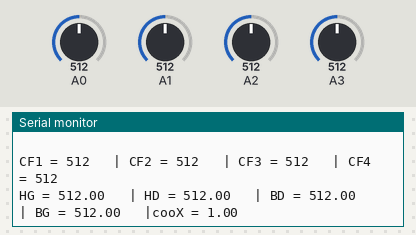
A sketch run on a simulated Arduino Uno, built with avr-gcc and run on an emulated ATmega328P. Shown: the last lines printed to the serial monitor. The inputs (shaded band) are chosen by the test bench; at power-on: A1 = 512, A0 = 512, A2 = 512, A3 = 512.

Above: at 8.7 s.
8.8 s: A1 set to 108
At 10.2 s:
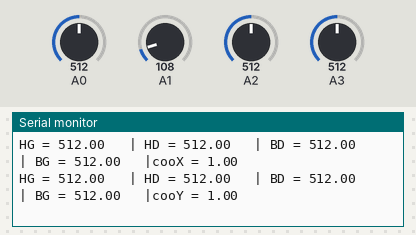
15.0 s: A1 set to 92
At 16.1 s:
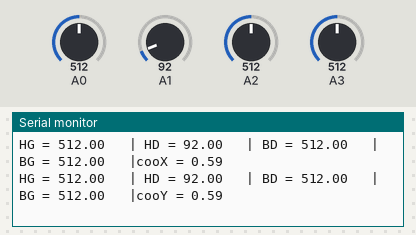
Timing chart, 0 to 17.5 s (numbered marks = the images above; inputs shaded):
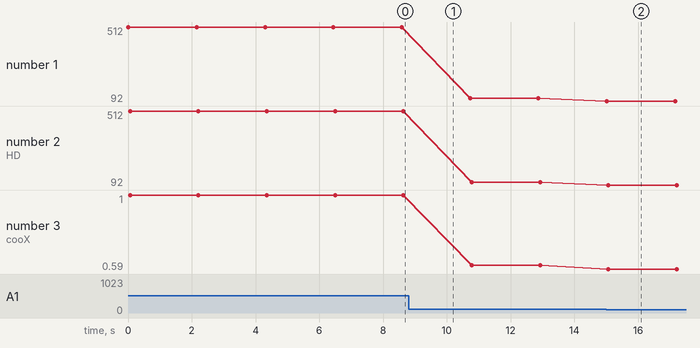

Measured:
- after the input at 15.0 s, the serial monitor: prints a new line at once (image 2)
- plotted number 1: 512 → 108 after the input at 8.8 s, 108 → 92 after the input at 15.0 s
- plotted number 2: 512 → 108 after the input at 8.8 s, 108 → 92 after the input at 15.0 s
- plotted number 3: 1 → 0.61 after the input at 8.8 s, 0.61 → 0.59 after the input at 15.0 s

The sketch:

Arduino_Uno_v2.ino
```cpp
/* Programme principal de l'arduino dans X-STARS-BALL
 * --------------------------------------------------
 * V 1
 * 21-04-2024
 * Par Cloé et Luc
 * --------------------------------------------------
 * V 1 - TERMINÉE
 *  - Établi une connection bluetooth
 * --------------------------------------------------
 * V 2 - En cours
 *  -
 */


#include "bluetooth.h"

//--------- Variables

void setup() {
  Serial.begin(9600);
  initBluetooth();
  debug("Init finie");
}

void loop() {
  capteursAZero();
  mesureCF();
  Bluetooth.print(getCooX());
  Bluetooth.print('/');
  Bluetooth.print(getCooY());
  Bluetooth.print('//');

  if(DEBUGBLUETOOTH){
    Serial.print(getCooX());
    Serial.print('/');
    Serial.print(getCooY());
    Serial.print("\n");
  }
  delay(2000);
}
```

bluetooth.h
```cpp
/**************************************************
 * Programme aspect BLUETOOTH
 **************************************************
 * NOM : HC-05
 * PINCODE : 1234
 *
 */

#include <SoftwareSerial.h>
#include "capteur.h"

SoftwareSerial Bluetooth(4,5);   //Port D4

void initBluetooth(){
  Bluetooth.begin(9600);
  pinMode(4, INPUT);
  pinMode(5, OUTPUT);
  debugBluetooth("Bluetooth configuré");
}
```

capteur.h
```cpp
/**************************************************
 * Programme aspect CAPTEURS
 **************************************************
 *  --------------------------
 * |CF1                    CF2|
 * |                          |
 * |                          |
 * |                          |
 * |CF4                    CF3|
 *  --------------------------
**************************************************/

#include "debug.h"

//--------- Définition des capteurs
typedef struct{
  int broche;
  int maxi;
  int mesure;
} CF;

CF CF1 = {A0, 0, 0};
CF CF2 = {A1, 0, 0};
CF CF3 = {A2, 0, 0};
CF CF4 = {A3, 0, 0};


//--------- Variables
float HG;            //Proportion force CF1 (Haut Gauche)
float HD;            //Proportion force CF2 (Haut Droite)
float BD;            //Proportion force CF3 (Bas Droite)
float BG;            //Proportion force CF4 (Bas Gauche)
float cooX;          //Coordonnées en X à un instant
float cooY;          //Coordonnées en Y à un instant

//--------- Fonctions
void capteursAZero(){
  CF1.maxi   = CF2.maxi   = CF3.maxi   = CF4.maxi   = 0;
  CF1.mesure = CF2.mesure = CF3.mesure = CF4.mesure = 0;
}

void mesureCF(){
  while((analogRead(CF1.broche) == 0)&&(analogRead(CF2.broche) == 0)&&(analogRead(CF3.broche) == 0)&&(analogRead(CF4.broche) == 0)){
  delay(100);
  }
    CF1.mesure = analogRead(CF1.broche);
    if(CF1.mesure > CF1.maxi){
      CF1.maxi = CF1.mesure;
    }

    debugCap("CF1 = " + String(CF1.maxi) + "\t |");

    CF2.mesure = analogRead(CF2.broche);
    if(CF2.mesure > CF2.maxi){
      CF2.maxi = CF2.mesure;
    }

    debugCap(" CF2 = " + String(CF2.maxi) + "\t |");

    CF3.mesure = analogRead(CF3.broche);
    if(CF3.mesure > CF3.maxi){
      CF3.maxi = CF3.mesure;
    }

    debugCap(" CF3 = " + String(CF3.maxi) + "\t |");

    CF4.mesure = analogRead(CF4.broche);
    if(CF4.mesure > CF4.maxi){
      CF4.maxi = CF4.mesure;
    }

    debugCap(" CF4 = " + String(CF4.maxi) + "\n");


}

float getCooX(){
  HG = CF1.maxi;
  debugCap("HG = " + String(HG) + "\t |");
  HD = CF2.maxi;
  debugCap(" HD = " + String(HD) + "\t |");
  BD = CF3.maxi;
  debugCap(" BD = " + String(BD) + "\t |");
  BG = CF4.maxi;
  debugCap(" BG = " + String(BG) + "\t |");
  cooX = (HD + BD + 1)/(BG + HG + 1);
  debugCap("cooX = " + String(cooX) + "\n");
  return cooX;
}

float getCooY(){
  HG = CF1.maxi;
  debugCap("HG = " + String(HG) + "\t |");
  HD = CF2.maxi;
  debugCap(" HD = " + String(HD) + "\t |");
  BD = CF3.maxi;
  debugCap(" BD = " + String(BD) + "\t |");
  BG = CF4.maxi;
  debugCap(" BG = " + String(BG) + "\t |");
  cooY = (HG + HD + 1)/(BD + BG + 1);
  debugCap("cooY = " + String(cooY) + "\n \n");
  return cooY;
}
```

debug.h
```cpp
/****************************************
 * Liste des debug
*****************************************/


#define DEBUG             true              //Debug général
#define DEBUGBLUETOOTH    false              //Debug bluetooth
#define DEBUGCAP          true              //Debug capteur

void debug(String str){
  if(DEBUG){
    Serial.println(str);
  }
}
void debugBluetooth(String str){
  if(DEBUGBLUETOOTH){
    Serial.println(str);
  }
}

void debugCap(String str){
  if(DEBUGCAP){
    Serial.print(str);
  }
}
```
